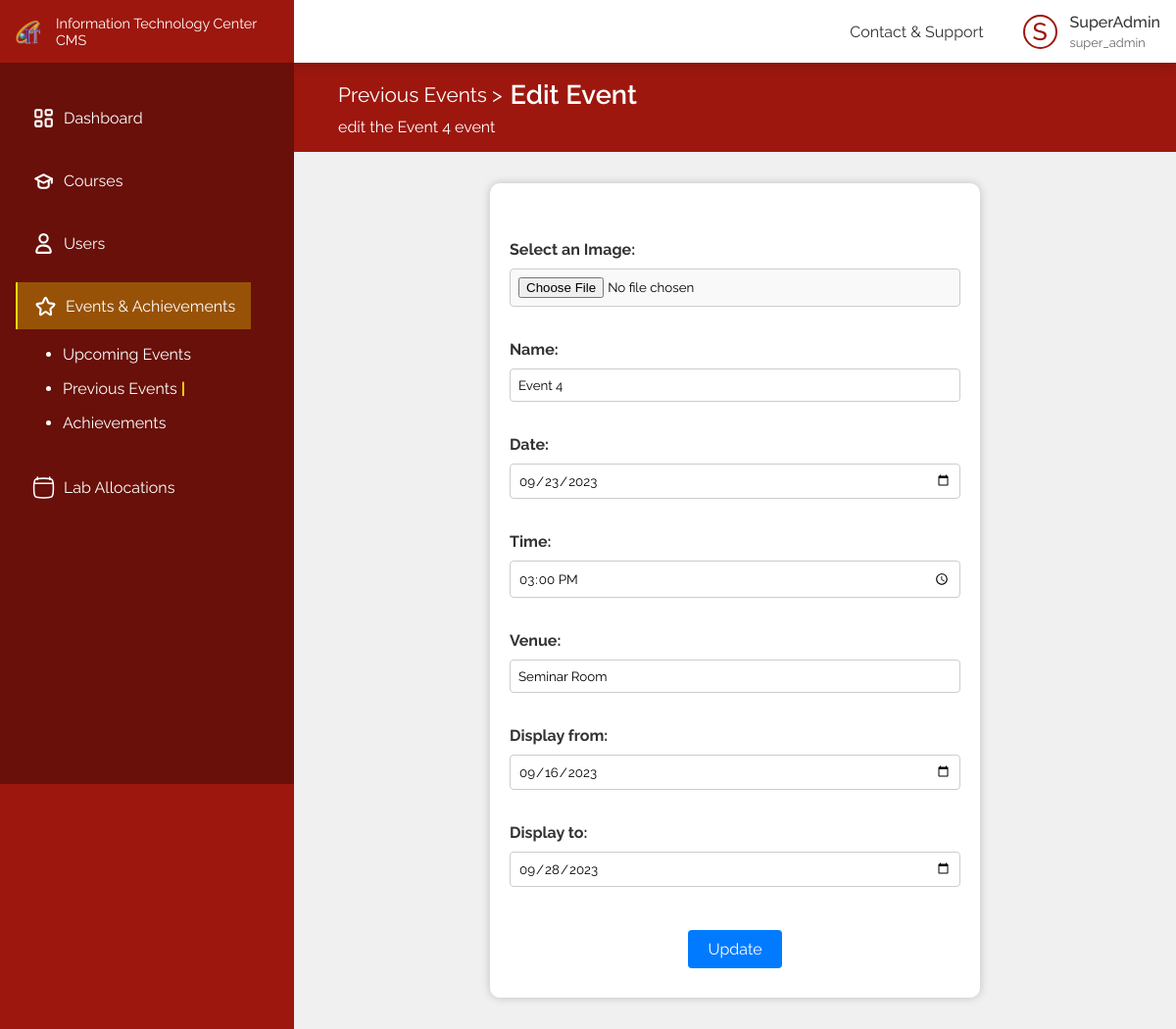
/pages/previous/edit.php?edit_id=4 (signed in), run on an earlier commit of the app's database.
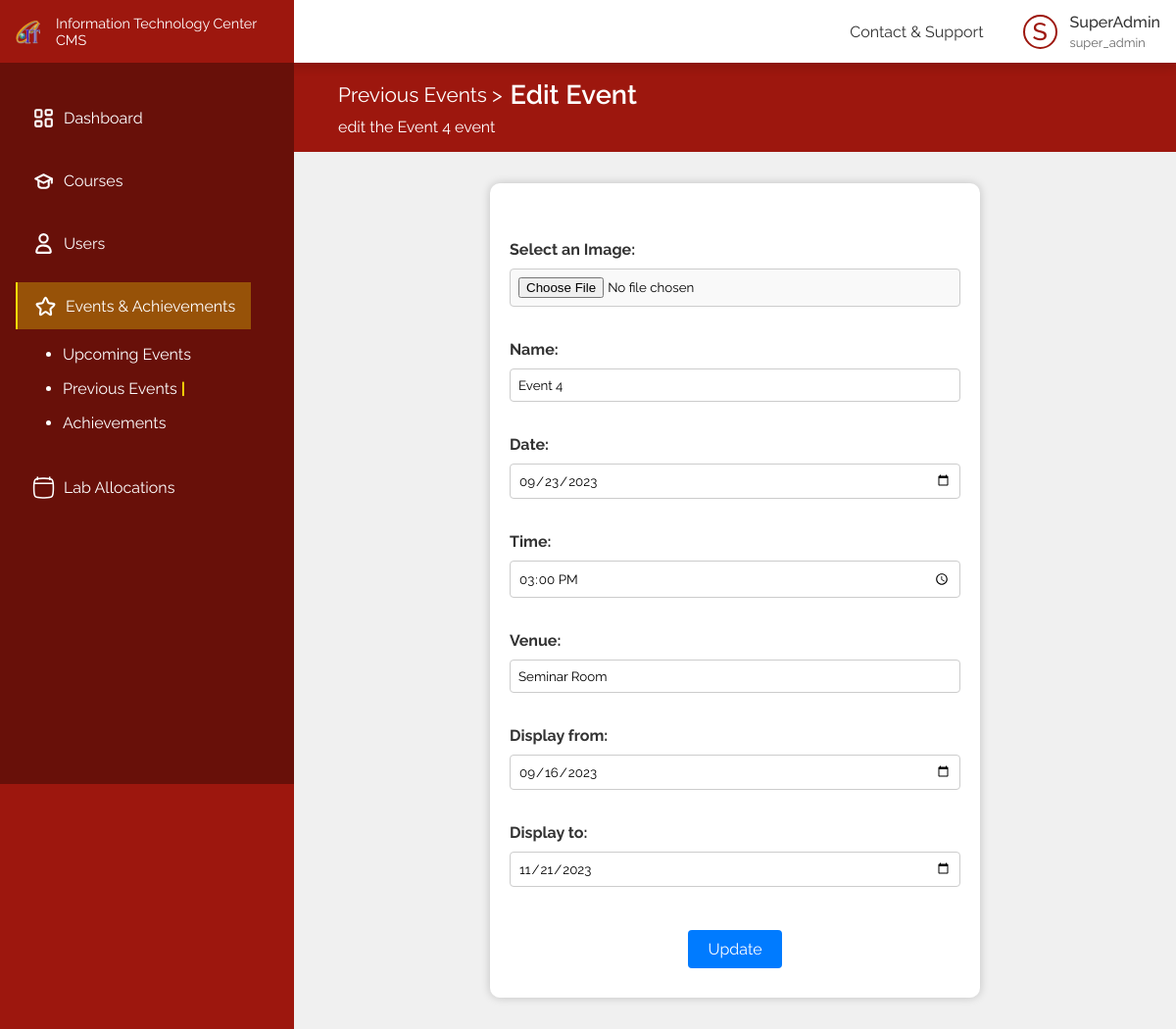
And on a later commit of the database.
### tables this page shows
CREATE TABLE IF NOT EXISTS `previous_event` (
  `e_id` int(11) NOT NULL AUTO_INCREMENT,
  `e_name` varchar(100) DEFAULT NULL,
  `e_date` date DEFAULT NULL,
  `e_time` time DEFAULT NULL,
  `e_venue` varchar(100) DEFAULT NULL,
  `e_img` varchar(1000) NOT NULL,
  `display_from` date NOT NULL,
  `display_to` date NOT NULL,
  `added_by` int(11) NOT NULL COMMENT 'f_key -userId',
  `published` tinyint(4) DEFAULT 0,
  PRIMARY KEY (`e_id`),
  KEY `fk_admin_id` (`added_by`)
);

### backend/functions/previousevents.php (called while the page is built, shortened)
<?php
include_once $_SERVER['DOCUMENT_ROOT'] . "/config.php";
function getPreviousEventById(int $eventId)
{
    global $conn;
    $sql = "SELECT * FROM  previous_event WHERE e_id= $eventId";
    $res = mysqli_query($conn, $sql);
    $result = array();
    if (mysqli_num_rows($res) > 0) {
        $row = mysqli_fetch_assoc($res);
        $result = $row;
    } else {
        $result = array('error' => mysqli_error($conn));
    }
    return $result;
}

### pages/previous/edit.php (the view, shortened to what this page needs)
<?php
include_once $_SERVER['DOCUMENT_ROOT'] . "/config.php";
include_once $_SERVER['DOCUMENT_ROOT'] . "/backend/functions/previousevents.php";
if ($_SERVER["REQUEST_METHOD"] == "GET") {
    $event_id = $_GET["edit_id"];
    $row = getPreviousEventById($event_id);
    $event_name = $row['e_name'];
    $event_date = $row['e_date'];
    $event_time = $row['e_time'];
    $event_venue = $row['e_venue'];
    $event_display_from = $row['display_from'];
    $event_display_to = $row['display_to'];
}
?>
<!DOCTYPE html>
<html>
<head>
    <link rel="stylesheet" href="/css/addnewevent.css">
</head>
<body>
    <div class="flex-box">
        <div class="left">
            <?php
            include_once(APP_ROOT . "/includes/sidebar.php");
            ?>
        </div>
        <?php
        include_once(APP_ROOT . "/includes/header.php");
        ?>
        <div class="right">
            <div class="add-events">
                <div class="container">
                    <div class="title">
                        <div>
                            <h1><a href="./">Previous Events ></a>Edit Event</h1>
                            <p>edit the <?php echo $event_name; ?> event</p>
                        </div>
                    </div>
                </div>
                <div class="form-container">
                    <form action="/backend/api/previous/edit.php" method="POST" enctype="multipart/form-data">
                        <br><br>
                        <label for="e_img">Select an Image:</label>
                        <input type="file" name="e_img" id="e_img">
                        <br><br>
                        <label for="e_name">Name:</label>
                        <input type="text" name="e_name" id="e_name" value="<?php echo $event_name; ?>">
                        <br><br>
                        <label for="e_date">Date:</label>
                        <input type="date" name="e_date" id="e_date" value="<?php echo $event_date; ?>">
                        <br><br>
                        <label for="e_time">Time:</label>
                        <input type="time" name="e_time" id="e_time" value="<?php echo $event_time; ?>">
                        <br><br>
                        <label for="e_venue">Venue:</label>
                        <input type="text" name="e_venue" id="e_venue" value="<?php echo $event_venue; ?>">
                        <br><br>
                        <label for="display_from">Display from:</label>
                        <input type="date" name="display_from" id="display_from" value="<?php echo $event_display_from; ?>" required>
                        <br><br>
                        <label for="display_to">Display to:</label>
                        <input type="date" name="display_to" id="display_to" value="<?php echo $event_display_to; ?>" required>
                        <br><br>
                        <input type="submit" value="Update">
                    </form>
                </div>
            </div>
        </div>
    </div>
</body>
</html>

What changed in the data, as far as the page shows it:
changed previous_event "Event 4": display_to "09/28/2023" → "11/21/2023"
